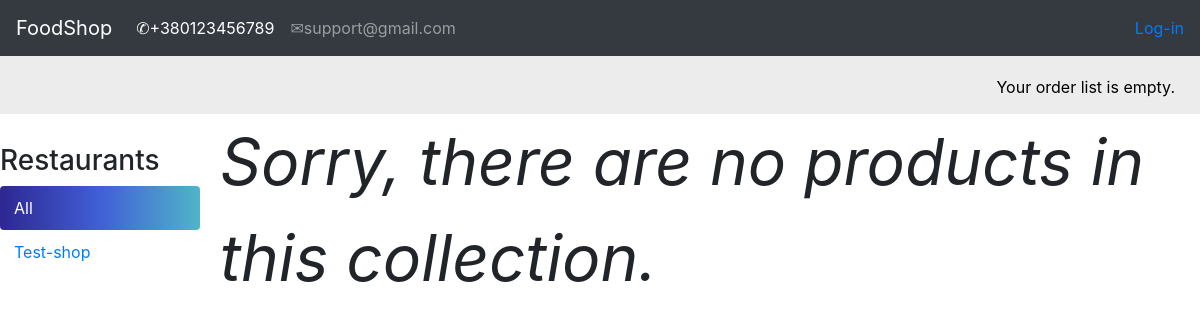
The app's page /, older data.
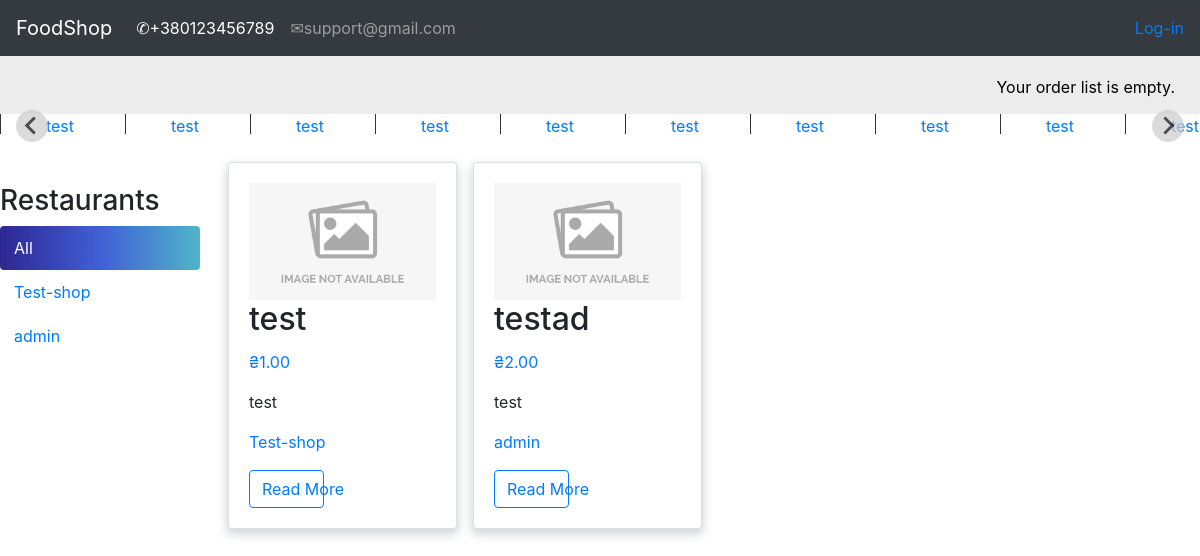
The same page, newer data.
### shop/models.py (models this page shows, shortened)
class Shop(models.Model):
    owner = models.OneToOneField(settings.AUTH_USER_MODEL, on_delete=models.CASCADE)
    name = models.CharField(max_length=150, db_index=True)
    slug = models.SlugField(max_length=150, db_index=True, unique=True)
    class Meta:
        ordering = ('name',)
        default_related_name = "shop"
    def __str__(self):
        return self.name

class Category(models.Model):
    name = models.CharField(max_length=150, db_index=True)
    slug = models.SlugField(max_length=150, db_index=True, unique=True)
    class Meta:
        ordering = ('name',)
        default_related_name = "category"
    def __str__(self):
        return self.name

class Product(models.Model):
    shop = models.ForeignKey(Shop, on_delete=models.CASCADE)
    category = models.ForeignKey(Category, on_delete=models.CASCADE)
    name = models.CharField(max_length=150, db_index=True)
    slug = models.SlugField(max_length=150, db_index=True)
    image = models.ImageField(upload_to='image_products/%Y/%d/%m', default='image_products/no_img.png')
    description = models.TextField(blank=True)
    price = models.DecimalField(max_digits=10, decimal_places=2)
    available = models.BooleanField(default=True)
    created = models.DateTimeField(auto_now_add=True)
    updated = models.DateTimeField(auto_now=True)
    objects = ProductManager()
    class Meta:
        ordering = ('name',)
        index_together = (('id', 'slug'),)
        default_related_name = "products"
    def get_absolute_url(self):
        return reverse('product_detail',
                       args=[self.id, self.slug])
    def get_shop_slug(self):
        shop = Shop.objects.get(name=self.shop)
        shop = shop.slug
        return reverse('product_list_by_shop',
                       args=[shop])

### shop/views.py (the view)
# urls.py: path('', views.product_list, name='product_list'),
def product_list(request, shop_slug=None, category_slug=None):
    shop = None
    shops = Shop.objects.all()
    category = None
    categories = Category.objects.all()
    products = Product.objects.available()
    if shop_slug:
        shop = Shop.objects.get(slug=shop_slug)
        products = products.filter(shop=shop)
    if category_slug:
        category = Category.objects.get(slug=category_slug)
        products = products.filter(category=category)
    return render(request, 'shop/index.html',
                  {'product_list': products,
                   'category': category,
                   'categories': categories,
                   'shop': shop,
                   'shops': shops})

### orderlist/context_processors.py (called while the page is built)
def orderlist(request):
    return {'orderlist': OrderList(request)}

### orderlist/orderlist.py (called while the page is built)
    def __len__(self):
        return sum(item['count'] for item in self.orderlist.values())

### shop/models.py (called while the page is built)
    def available(self):
        return self.filter(available=True)

    def get_query_set(self):
        return ProductQuerySet(self.model)

    def available(self):
        return self.get_query_set().available()

### templates/shop/index.html (shortened to what this page needs)
{% extends 'shop/base.html' %}
{% load static %}
{% load custom_tags %}
{% block context %}
<body>
{% if categories %}
<div class="splide mb-3">
        <div class="splide__track">
            <ul class="splide__list">
                {% for c in categories %}
                <li class="splide__slide"><a href="{% url 'product_category' c.slug %}">{{ c.name }}</a></li>
                {% endfor %}
            </ul>
        </div>
    </div>
{% endif %}
<div id="sidebar">
        <h3>Restaurants</h3>
        <ul>
            <li {% if not shop %} class="selected"{% endif %}>
                <a href="{% url 'product_list' %}">All</a>
            </li>
            {% for c in shops %}
                <li {% if shop.slug == c.slug %} class="selected"{% endif %}>
                    <a href="{% url 'product_list_by_shop' c.slug%}">{{ c.name }}</a>
                </li>
            {% endfor %}
        </ul>
    </div>
{% if product_list %}
<div class="row">
      {% for product in product_list %}
        <div class="post-item col-12 col-sm-6 col-md-6 col-lg-3 p-2">
          <div class="card h-100 card-product">
            <div class="card-body card-flex">
              <img src="{{ product.image.url }}" style="width:100%; height:100%">
              <h2 class="card-title">{{ product.name }}</h2>
              <p class="text-primary">₴{{ product.price}}</p>
              <p class="card-text">{{product.category|safe | truncatewords:10 }}</p>
              <p class="card-text"><a href="{{ product.get_shop_slug }}">
                  {{product.shop|safe | truncatewords:10 }}</a></p>
              <a href="{{ product.get_absolute_url }}" style="width:40%" class="btn btn-outline-primary">Read More</a>
            </div>
          </div>
        </div>
      {% endfor %}
    </div>
{% else %}
<p style="font-style:oblique; font-size: 400%">Sorry, there are no products in this collection.</p>
{% endif %}
</body>
</html>
{% endblock context %}

Row changes from the older to the newer data that the page shows:
added Category: name "test"
added Shop: name "admin"
added Product: image (placeholder picture), name "test", price "1.00", category "test", shop "Test-shop"
added Product: image (placeholder picture), name "testad", price "2.00", category "test", shop "admin"
Text that changed along with them:
text no longer shown: "Sorry, there are no products in this collection."
